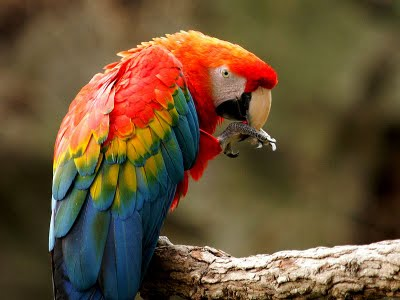
//> input picture issue_04/arara.jpg, 400 x 300 px
$ ./main   (built with g++ and OpenCV 4)
//> lines starting //> are read from the running program, lines starting //| are printed output that depends on the picture
#include <opencv/cv.h>
#include <opencv/highgui.h>
#include <opencv/cvaux.h>
#include <opencv/cxcore.h>
#include <opencv/ml.h>
#include <stdlib.h>
#include <stdio.h>
using namespace cv;
using namespace std;

Mat img_rgb;
Mat img_hsv;

int main()
{

    img_rgb = imread("/Users/pedropedrosa/Documents/VSCode/PDI_Trainee_C_Language-master/issue_04/arara.jpg",1);
//> img_rgb is the input picture: 300 rows x 400 cols, CV_8UC3; mean B, G, R 54.4, 82.8, 105.2
    namedWindow("Image RGB",CV_WINDOW_AUTOSIZE);
    imshow("Image RGB", img_rgb);

    cvtColor(img_rgb, img_hsv, CV_RGB2HSV);
//> img_hsv: 300 rows x 400 cols, CV_8UC3; mean H, S, V 92, 147.1, 110.8
    namedWindow("Image HSV",CV_WINDOW_AUTOSIZE);//H-Hue(Tonalidade),S-Saturation(Saturação),V-Value(Brilho)
    imshow("Image HSV", img_hsv);
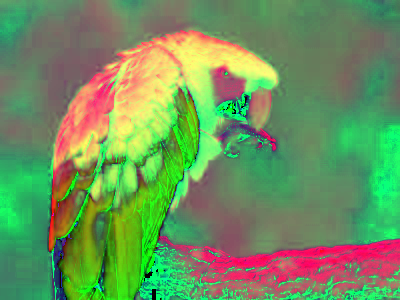
//> window 'Image HSV': 300 rows x 400 cols, CV_8UC3; mean B, G, R 92, 147.1, 110.8
    imwrite("/Users/pedropedrosa/Documents/VSCode/PDI_Trainee_C_Language-master/issue_04/Results/Image_HSV.jpg", img_hsv);

    namedWindow("Channel H",CV_WINDOW_AUTOSIZE);
    namedWindow("Channel S",CV_WINDOW_AUTOSIZE);
    namedWindow("Channel V",CV_WINDOW_AUTOSIZE);

    Mat channel[3];
    split(img_hsv, channel);
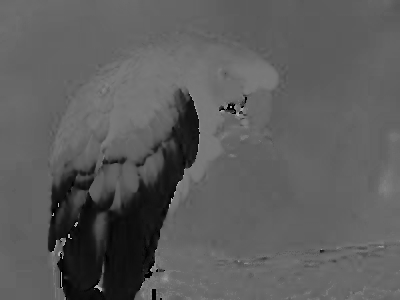
//> channel[0]: 300 rows x 400 cols, CV_8UC1; min 0, max 178, mean 92
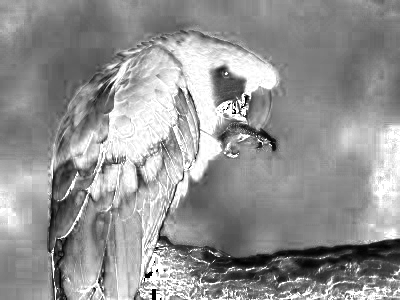
//> channel[1]: 300 rows x 400 cols, CV_8UC1; min 0, max 255, mean 147.1
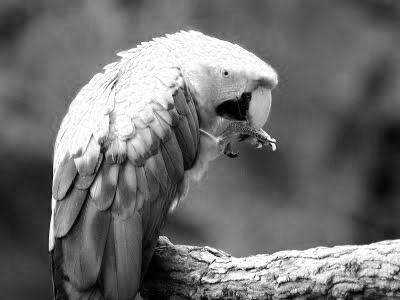
//> channel[2]: 300 rows x 400 cols, CV_8UC1; min 0, max 255, mean 110.8

    imshow("Channel H", channel[0]);
    imwrite("/Users/pedropedrosa/Documents/VSCode/PDI_Trainee_C_Language-master/issue_04/Results/Channel_H(Tonalidade).jpg", channel[0]);
    imshow("Channel S", channel[1]);
    imwrite("/Users/pedropedrosa/Documents/VSCode/PDI_Trainee_C_Language-master/issue_04/Results/Channel_S(Saturação).jpg", channel[1]);
    imshow("Channel V", channel[2]);
    imwrite("/Users/pedropedrosa/Documents/VSCode/PDI_Trainee_C_Language-master/issue_04/Results/Channel_V(Brilho).jpg", channel[2]);

    waitKey(0);
}
